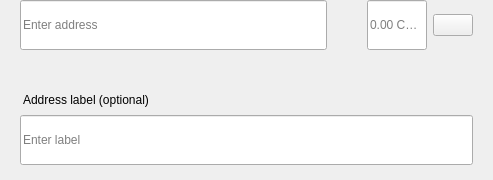
<?xml version="1.0" encoding="UTF-8"?>
<ui version="4.0">
 <class>SendMultiRow</class>
 <widget class="QWidget" name="SendMultiRow">
  <property name="geometry">
   <rect>
    <x>0</x>
    <y>0</y>
    <width>493</width>
    <height>180</height>
   </rect>
  </property>
  <property name="minimumSize">
   <size>
    <width>0</width>
    <height>0</height>
   </size>
  </property>
  <property name="maximumSize">
   <size>
    <width>16777215</width>
    <height>16777215</height>
   </size>
  </property>
  <property name="windowTitle">
   <string>Form</string>
  </property>
  <layout class="QVBoxLayout" name="verticalLayout_3">
   <property name="spacing">
    <number>0</number>
   </property>
   <property name="leftMargin">
    <number>0</number>
   </property>
   <property name="topMargin">
    <number>0</number>
   </property>
   <property name="rightMargin">
    <number>20</number>
   </property>
   <property name="bottomMargin">
    <number>5</number>
   </property>
   <item alignment="Qt::AlignTop">
    <widget class="QWidget" name="widget" native="true">
     <property name="sizePolicy">
      <sizepolicy hsizetype="Expanding" vsizetype="Maximum">
       <horstretch>0</horstretch>
       <verstretch>0</verstretch>
      </sizepolicy>
     </property>
     <property name="minimumSize">
      <size>
       <width>0</width>
       <height>60</height>
      </size>
     </property>
     <property name="maximumSize">
      <size>
       <width>16777215</width>
       <height>85</height>
      </size>
     </property>
     <layout class="QHBoxLayout" name="horizontalLayout" stretch="6,0,2">
      <property name="spacing">
       <number>0</number>
      </property>
      <property name="leftMargin">
       <number>8</number>
      </property>
      <property name="topMargin">
       <number>0</number>
      </property>
      <property name="rightMargin">
       <number>0</number>
      </property>
      <property name="bottomMargin">
       <number>0</number>
      </property>
      <item alignment="Qt::AlignTop">
       <widget class="QStackedWidget" name="stackedAddress">
        <property name="minimumSize">
         <size>
          <width>0</width>
          <height>50</height>
         </size>
        </property>
        <property name="maximumSize">
         <size>
          <width>16777215</width>
          <height>50</height>
         </size>
        </property>
        <widget class="QWidget" name="page_4">
         <property name="sizePolicy">
          <sizepolicy hsizetype="Expanding" vsizetype="Preferred">
           <horstretch>0</horstretch>
           <verstretch>0</verstretch>
          </sizepolicy>
         </property>
         <property name="minimumSize">
          <size>
           <width>0</width>
           <height>50</height>
          </size>
         </property>
         <property name="maximumSize">
          <size>
           <width>16777215</width>
           <height>55</height>
          </size>
         </property>
         <layout class="QVBoxLayout" name="verticalLayout_7">
          <property name="spacing">
           <number>0</number>
          </property>
          <property name="leftMargin">
           <number>12</number>
          </property>
          <property name="topMargin">
           <number>0</number>
          </property>
          <property name="rightMargin">
           <number>0</number>
          </property>
          <property name="bottomMargin">
           <number>0</number>
          </property>
          <item>
           <widget class="QLineEdit" name="lineEditAddress">
            <property name="minimumSize">
             <size>
              <width>0</width>
              <height>50</height>
             </size>
            </property>
            <property name="maximumSize">
             <size>
              <width>16777215</width>
              <height>50</height>
             </size>
            </property>
            <property name="placeholderText">
             <string>Enter address</string>
            </property>
           </widget>
          </item>
         </layout>
        </widget>
        <widget class="QWidget" name="page_3"/>
       </widget>
      </item>
      <item>
       <spacer name="horizontalSpacer_3">
        <property name="orientation">
         <enum>Qt::Horizontal</enum>
        </property>
        <property name="sizeType">
         <enum>QSizePolicy::Fixed</enum>
        </property>
        <property name="sizeHint" stdset="0">
         <size>
          <width>40</width>
          <height>20</height>
         </size>
        </property>
       </spacer>
      </item>
      <item>
       <layout class="QHBoxLayout" name="horizontalLayout_2">
        <property name="spacing">
         <number>6</number>
        </property>
        <item alignment="Qt::AlignTop">
         <widget class="QLineEdit" name="lineEditAmount">
          <property name="sizePolicy">
           <sizepolicy hsizetype="Expanding" vsizetype="Preferred">
            <horstretch>0</horstretch>
            <verstretch>0</verstretch>
           </sizepolicy>
          </property>
          <property name="minimumSize">
           <size>
            <width>0</width>
            <height>50</height>
           </size>
          </property>
          <property name="maximumSize">
           <size>
            <width>16777215</width>
            <height>50</height>
           </size>
          </property>
          <property name="maxLength">
           <number>17</number>
          </property>
          <property name="alignment">
           <set>Qt::AlignLeading|Qt::AlignLeft|Qt::AlignVCenter</set>
          </property>
          <property name="placeholderText">
           <string notr="true">0.00 CORR</string>
          </property>
         </widget>
        </item>
        <item>
         <layout class="QVBoxLayout" name="verticalLayout">
          <property name="topMargin">
           <number>14</number>
          </property>
          <property name="bottomMargin">
           <number>0</number>
          </property>
          <item alignment="Qt::AlignTop">
           <widget class="QPushButton" name="btnMenu">
            <property name="minimumSize">
             <size>
              <width>0</width>
              <height>0</height>
             </size>
            </property>
            <property name="maximumSize">
             <size>
              <width>16777215</width>
              <height>16777215</height>
             </size>
            </property>
            <property name="focusPolicy">
             <enum>Qt::NoFocus</enum>
            </property>
            <property name="text">
             <string/>
            </property>
           </widget>
          </item>
         </layout>
        </item>
       </layout>
      </item>
     </layout>
    </widget>
   </item>
   <item>
    <widget class="QWidget" name="layoutLabel" native="true">
     <property name="minimumSize">
      <size>
       <width>0</width>
       <height>0</height>
      </size>
     </property>
     <property name="maximumSize">
      <size>
       <width>16777215</width>
       <height>16777215</height>
      </size>
     </property>
     <layout class="QVBoxLayout" name="verticalLayout_9">
      <property name="spacing">
       <number>6</number>
      </property>
      <property name="leftMargin">
       <number>20</number>
      </property>
      <property name="topMargin">
       <number>0</number>
      </property>
      <property name="rightMargin">
       <number>0</number>
      </property>
      <property name="bottomMargin">
       <number>10</number>
      </property>
      <item>
       <spacer name="verticalSpacer">
        <property name="orientation">
         <enum>Qt::Vertical</enum>
        </property>
        <property name="sizeType">
         <enum>QSizePolicy::Fixed</enum>
        </property>
        <property name="sizeHint" stdset="0">
         <size>
          <width>20</width>
          <height>20</height>
         </size>
        </property>
       </spacer>
      </item>
      <item>
       <widget class="QLabel" name="labelSubtitleDescription">
        <property name="styleSheet">
         <string notr="true">margin-bottom:2px;
margin-left:0.05px;
padding:0px;</string>
        </property>
        <property name="text">
         <string>Address label (optional)</string>
        </property>
       </widget>
      </item>
      <item>
       <widget class="QLineEdit" name="lineEditDescription">
        <property name="minimumSize">
         <size>
          <width>0</width>
          <height>50</height>
         </size>
        </property>
        <property name="maximumSize">
         <size>
          <width>16777215</width>
          <height>50</height>
         </size>
        </property>
        <property name="placeholderText">
         <string>Enter label</string>
        </property>
       </widget>
      </item>
     </layout>
    </widget>
   </item>
  </layout>
 </widget>
 <resources/>
 <connections/>
</ui>
